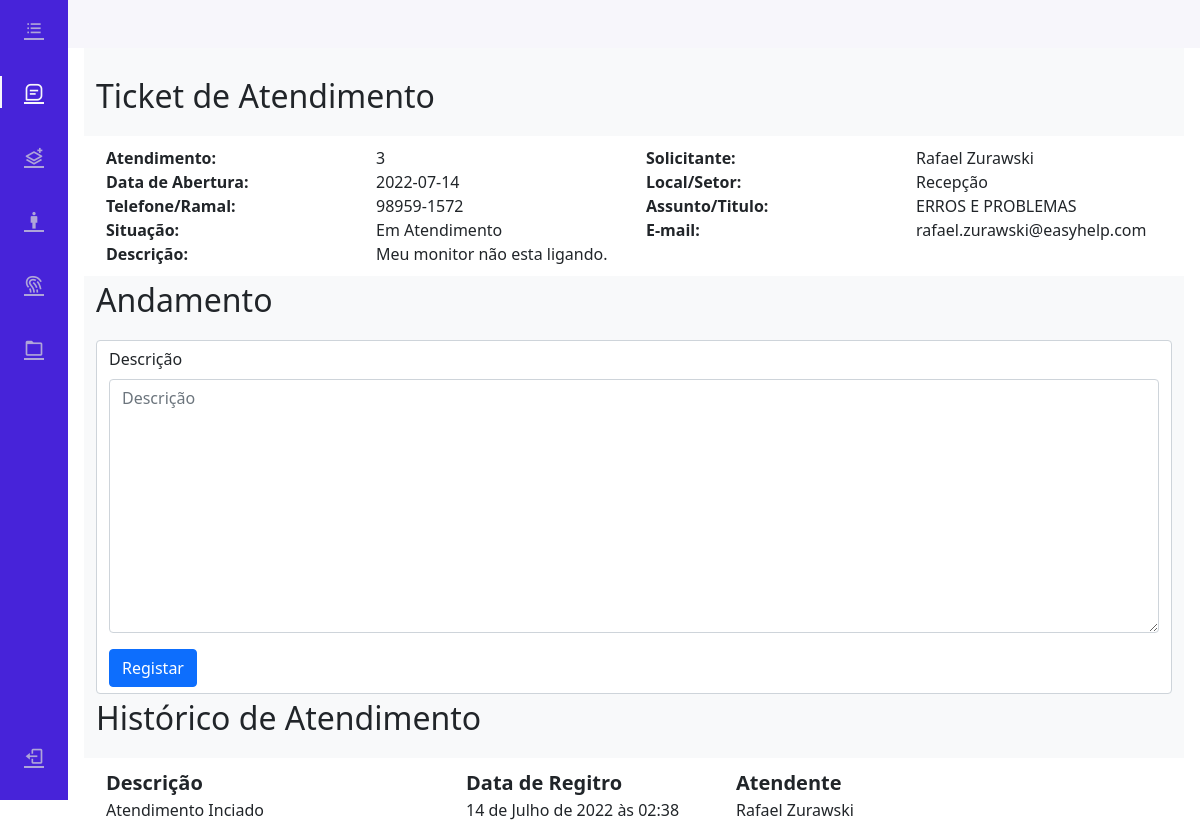
The page /tickets/3 (signed in) on the database its author committed.
### tickets/models.py (models this page shows, shortened)
class OpenTicketModel(models.Model):
    id_ticket = models.IntegerField('idticket', primary_key=True, auto_created=True, unique=True)
    nome = models.CharField('nome', max_length=50)
    email = models.EmailField('email', max_length=100)
    setor = models.CharField('Setor', max_length=50)
    tel_ramal = models.CharField('contato', max_length=50)
    titulo = models.CharField('titulo', max_length=100)
    dsticket = models.CharField('dschamado', max_length=1500)
    createDate = models.DateTimeField('createdate', default=timezone.now)
    status = models.FloatField(default=False)
    closeDate = models.DateTimeField('closeDate', default=timezone.now)

class historiesForTickets(models.Model):
    idTicket = models.IntegerField('idticket')
    idUser = models.IntegerField('iduserresponsavel', default=False)
    dstkHistories = models.CharField('dsticket', max_length=1500)
    dateHistories = models.DateTimeField('date', default=timezone.now)

### tickets/views.py (the view, shortened to what this page needs)
# urls.py: path('tickets/<int:id_ticket>', ticketPage, name='ticket'),
def ticketPage(request, id_ticket):
    def TabelaRelacional(obj_all, dstkHistories):
        obj_all.create(idTicket=id_ticket, idUser=request.user.id, dstkHistories=dstkHistories)
        print(request.POST)
    def iniciarAtendimento():
        try:
            ticket = OpenTicketModel.objects.get(id_ticket=id_ticket)
            if request.POST:
                ticket.status = '2'
                tableRelac = historiesForTickets.objects.all()
                TabelaRelacional(tableRelac, "Atendimento Inciado")
                ticket.save()
            else:
                pass
        except KeyError:
            pass
    def encerrarTicket():
        try:
            ticket = OpenTicketModel.objects.get(id_ticket=id_ticket)
            if request.POST['encerrar'] == "":
                ticket.status = '1'
                ticket.closeDate = timezone.now()
                ticket.save()
            else:
                pass
        except KeyError:
            print('teste')
    def reabrirTicket():
        try:
            ticket = OpenTicketModel.objects.get(id_ticket=id_ticket)
            if request.GET:
                ticket.status = '2'
                tableRelac = historiesForTickets.objects.all()
                TabelaRelacional(tableRelac, 'Ticket Reaberto')
                ticket.save()
            else:
                pass
        except KeyError:
            pass
    if request.user.is_authenticated:
        if request.POST:
            form = historiesForTicketsForm(request.POST)
            if form.is_valid():
                tableRelac = historiesForTickets.objects.all()
                TabelaRelacional(tableRelac, request.POST['dstkHistories'])
                encerrarTicket()
                form = historiesForTicketsForm()
                return redirect('index')
            else:
                iniciarAtendimento()
        elif request.GET:
            reabrirTicket()
            form = historiesForTicketsForm()
        else:
            form = historiesForTicketsForm()
        tablehistor = historiesForTickets.objects.filter(idTicket=id_ticket)
        tableUser= User.objects.filter().order_by('id')
        context = {
            'ticketObj': OpenTicketModel.objects.get(id_ticket=id_ticket),
            'form': form,
            'tablehistor': tablehistor,
            'tableuser': tableUser,
            'Groups': str(User.objects.get(id=request.user.id).groups.all())
        }
        return render(request, 'ticketPage.html', context)
    else:
        messages.error(request, 'Efetuar Login Para Continuar!')
        return redirect('auth')

### tickets/forms.py
class historiesForTicketsForm(ModelForm):
    dstkHistories = forms.CharField(label='Descrição', required=True, max_length=1500, widget=forms.Textarea)
    class Meta:
        model = historiesForTickets
        fields = [
            'dstkHistories'
        ]

### tickets/templates/ticketPage.html (shortened to what this page needs)
{% extends 'base.html' %}
{% load django_bootstrap5 %}
{% load static %}
{% block Tkicon %}
<a href="#" class="nav_link active"> <i class='bx bx-message-square-detail nav_icon'></i> <span class="nav_name">Users</span> </a>
{% endblock %}
{% block content %}
    <br>
    <br>
    <br>
    <div class="container">
        <p class="fs-2 fw-bolt">
            Ticket de Atendimento
        </p>
        <div class="row row-cols-4">
            <div class="col fs-6 fw-bolder">
                Atendimento:
            </div>
            <div class="col">
                {{ ticketObj.pk }}
            </div>
            <div class="col fs-6 fw-bolder">
                Solicitante:
            </div>
            <div class="col">
                {{ ticketObj.nome }}
            </div>
            <div class="col fs-6 fw-bolder">
                Data de Abertura:
            </div>
            <div class="col">
                {{ ticketObj.createDate.date.isoformat.title }}
            </div>
            <div class="col fs-6 fw-bolder">
                Local/Setor:
            </div>
            <div class="col">
                {{ ticketObj.setor }}
            </div>
            <div class="col fs-6 fw-bolder">
                Telefone/Ramal:
            </div>
            <div class="col">
                {{ ticketObj.tel_ramal }}
            </div>
            <div class="col fs-6 fw-bolder">
                Assunto/Titulo:
            </div>
            <div class="col">
                {{ ticketObj.titulo }}
            </div>
            <div class="col fs-6 fw-bolder">
                Situação:
            </div>
            <div class="col">
                {% if ticketObj.status == 0 %}
                    Aguardando Atendimento
                {% elif ticketObj.status == 2 %}
                    Em Atendimento
                {% else %}
                    Encerrado
                {% endif %}
            </div>
            <div class="col fs-6 fw-bolder">
                E-mail:
            </div>
            <div class="col">
                {{ ticketObj.email }}
            </div>
            <div class="col fs-6 fw-bolder">
                Descrição:
            </div>
            <div class="col col-lg-8">
                {{ ticketObj.dsticket }}
            </div>
        </div>
    </div>
    <div class="container">
        <p class="fs-2 fw-bolt">
            Andamento
        </p>
        {% if ticketObj.status == 2 %}
            <form action="{% url 'ticket' ticketObj.id_ticket %}" method="post" class="form-control" autocomplete="off" enctype="multipart/form-data">
                {% bootstrap_form form %}
                    <button type="submit" class="btn btn-primary">Registar</button>
            </form>
        {% elif ticketObj.status == 0 %}
            <form action="{% url 'ticket' ticketObj.id_ticket %}" method="post" class="form-control" autocomplete="off" enctype="multipart/form-data">
                {% csrf_token %}
                <button type="submit" class="btn btn-primary" id="iniciaratendimento">Iniciar Atendimento</button>
            </form>
        {% else %}
            <form action="{% url 'ticket' ticketObj.id_ticket %}" method="get" class="form-control" autocomplete="off" enctype="multipart/form-data">
                {% csrf_token %}
                <button type="submit" class="btn btn-primary" id="reabrirticket">Reabrir Ticket</button>
            </form>
        {% endif %}
    </div>
    <div class="container">
        <p class="fs-2 fw-bolt">
            Histórico de Atendimento
        </p>
        <div class="row row-cols-3">
            <div class="col fs-5 fw-bolder">
                Descrição
            </div>
            <div class="col-3 fs-5 fw-bolder">
                Data de Regitro
            </div>
            <div class="col-2 fs-5 fw-bolder">
                Atendente
            </div>
            {% for hist in tablehistor %}
                <div class="col">
                    {{ hist.dstkHistories }}
                </div>
                <div class="col-3">
                    {{ hist.dateHistories }}
                </div>
                <div class="col-2">
                    {% for user in tableuser %}
                        {% if user.id == hist.idUser %}
                            {{ user.first_name }} {{ user.last_name }}
                        {% endif %}
                    {% endfor %}
                </div>
            {% endfor %}
        </div>
{% endblock %}

### tickets/static/css/estilo.css (style rules this page uses)
.row { display: grid; }
.row { padding: 10px; background-color: white; }
:root { --header-height: 3rem; --nav-width: 68px; --first-color: #4723D9; --first-color-light: #AFA5D9; --white-color: #F7F6FB; --body-font: 'Nunito', sans-serif; --normal-font-size: 1rem; --z-fixed: 100 }
body { position: relative; margin: var(--header-height) 0 0 0; padding: 0 1rem;font-family: var(--body-font); font-size: var(--normal-font-size); transition: .5s }
a { text-decoration: none }
.nav_logo, .nav_link { display: grid; grid-template-columns: max-content max-content; align-items: center; column-gap: 1rem; padding: .5rem 0 .5rem 1.5rem }
.nav_link { position: relative;color: var(--first-color-light);margin-bottom: 1.5rem;transition: .3s }
.nav_icon { font-size: 1.25rem }
.body-pd { padding-left: calc(var(--nav-width) + 1rem) }
.active { color: var(--white-color) }
.active::before { content: '';position: absolute;left: 0;width: 2px;height: 32px;background-color: var(--white-color) }

### rows shown on the page
OpenTicketModel: pk "3", nome "Rafael Zurawski", createDate "2022-07-14", setor "Recepção", tel_ramal "98959-1572", titulo "ERROS E PROBLEMAS", email "rafael.zurawski@easyhelp.com", dsticket "Meu monitor não esta ligando."
historiesForTickets: dstkHistories "Atendimento Inciado", dateHistories "14 de Julho de 2022 às 02:38"

### other values the page prints
{{ user.first_name }} "Rafael"
{{ user.last_name }} "Zurawski"
